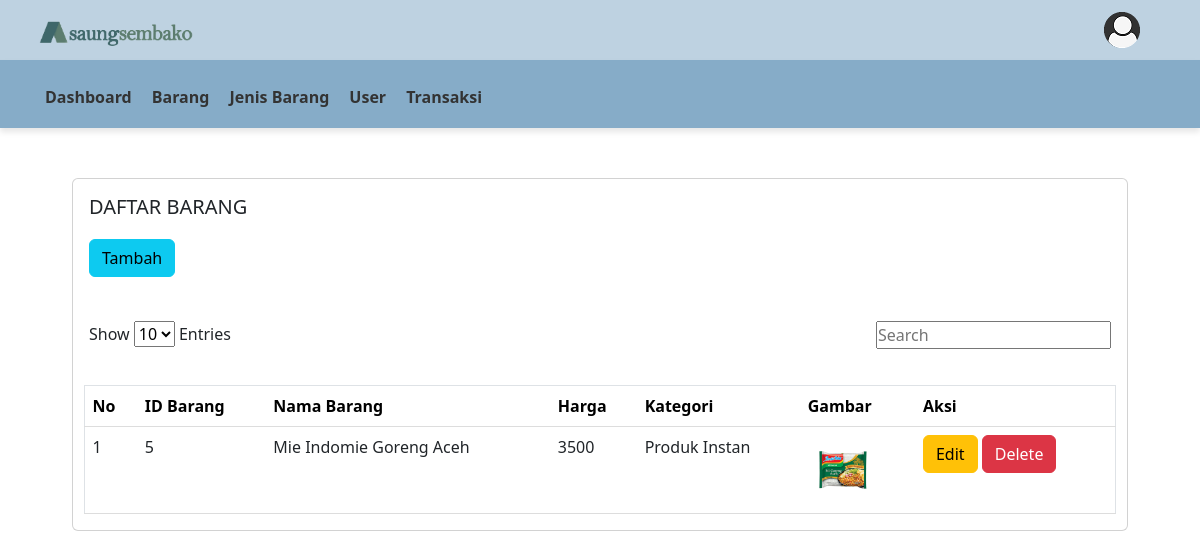
The app's page /pemilik/index.php?page=barang (signed in) with its own data.
### tables this page shows
CREATE TABLE `barang` (
  `ID_BARANG` int(11) NOT NULL,
  `ID_JENIS` int(11) DEFAULT NULL,
  `NAMA` varchar(256) NOT NULL,
  `HARGA` int(11) NOT NULL,
  `IMG` varchar(1024) NOT NULL
);

CREATE TABLE `jenis_barang` (
  `ID_JENIS` int(11) NOT NULL,
  `KETERANGAN` varchar(64) NOT NULL
);

### pages/barang/tampil.php (the view, shortened to what this page needs)
<div class="row" style="width: 90%; margin: 0 auto; margin-top: 50px;">
   <div class="col-md-12">
      <div class="card m-b-30">
         <div class="card-body table-responsive" style="width: 100%">
            <h5 class="header-title" style="font-size: 20px; margin-bottom: 20px;">DAFTAR BARANG</h5>
            <a href="?page=barang&aksi=tambah">
            <button type="button" class="btn btn-info"><i class="fas fa-plus"></i> Tambah</button>
            </a>
            <br><br>
            <div style="display: flex; justify-content: space-between; margin-bottom: 20px; margin-top: 20px;">
               <div>
                  <label for="entry-count-select" style="">Show</label>
                  <select id="entry-count-select" onchange="changeEntryCount()">
                     <option value="10">10</option>
                  </select>
                  <label for="entry-count-select">Entries</label>
               </div>
               <input type="text" id="search-input" onkeyup="searchTable()" placeholder="Search">
            </div>
         </div>
         <div>
            <table id="dataTables-example" class="table border" style="width: 98%">
               <thead>
                  <tr>
                     <th style="color: black;">No</th>
                     <th style="color: black;">ID Barang</th>
                     <th style="color: black;">Nama Barang</th>
                     <th style="color: black;">Harga</th>
                     <th style="color: black;">Kategori</th>
                     <th style="color: black;">Gambar</th>
                     <th style="color: black;">Aksi</th>
                  </tr>
               </thead>
               <tbody>
                  <?php
                     include '../inc/koneksi.php';
                     $query = mysqli_query($koneksi, "SELECT b.ID_BARANG, b.NAMA, b.HARGA, jb.KETERANGAN 'KATEGORI', b.IMG FROM `barang` b INNER JOIN `jenis_barang` jb ON b.ID_JENIS = jb.ID_JENIS")
                         or die(mysqli_error($koneksi));
                     $no = 1;
                     while ($data = mysqli_fetch_assoc($query)) {
                     ?>
                  <tr>
                     <td><?php echo $no; ?></td>
                     <td><?php echo $data['ID_BARANG']; ?></td>
                     <td><?php echo $data['NAMA']; ?></td>
                     <td><?php echo $data['HARGA']; ?></td>
                     <td><?php echo $data['KATEGORI']; ?></td>
                     <td><img src="../pages/barang/img/<?php echo $data['IMG']; ?>" width="70"></td>
                     <td>
                        <a href="index.php?page=barang&aksi=edit&id=<?php echo $data['ID_BARANG'] ?>" class="btn btn-warning btn-xs"><i class="fas fa-edit"></i> Edit</a>
                        <a href="../pages/barang/hapus.php?ID_BARANG=<?php echo $data['ID_BARANG'] ?>" class="btn btn-danger tom" onclick="return confirm('Yakin ingin menghapus data ini?')"><i class="fas fa-trash"></i> Delete</a>
                     </td>
                  </tr>
                  <?php
                     $no++;
                     }
                     ?>
               </tbody>
            </table>
         </div>
      </div>
   </div>
</div>

### assets/css/style.css (style rules this page uses)
* { margin: 0; padding: 0; box-sizing: border-box; }

### pemilik/index.php (style rules this page uses)
table { border-collapse: collapse; width: 80%; margin: 0 auto; }
th, td { padding: 12px; text-align: left; border-bottom: 1px solid #ddd; }
th { background-color: #4CAF50; color: white; }

### records on screen
barang: ID_BARANG "5", NAMA "Mie Indomie Goreng Aceh", HARGA "3500", ID_JENIS.KETERANGAN "Produk Instan", IMG (picture)
